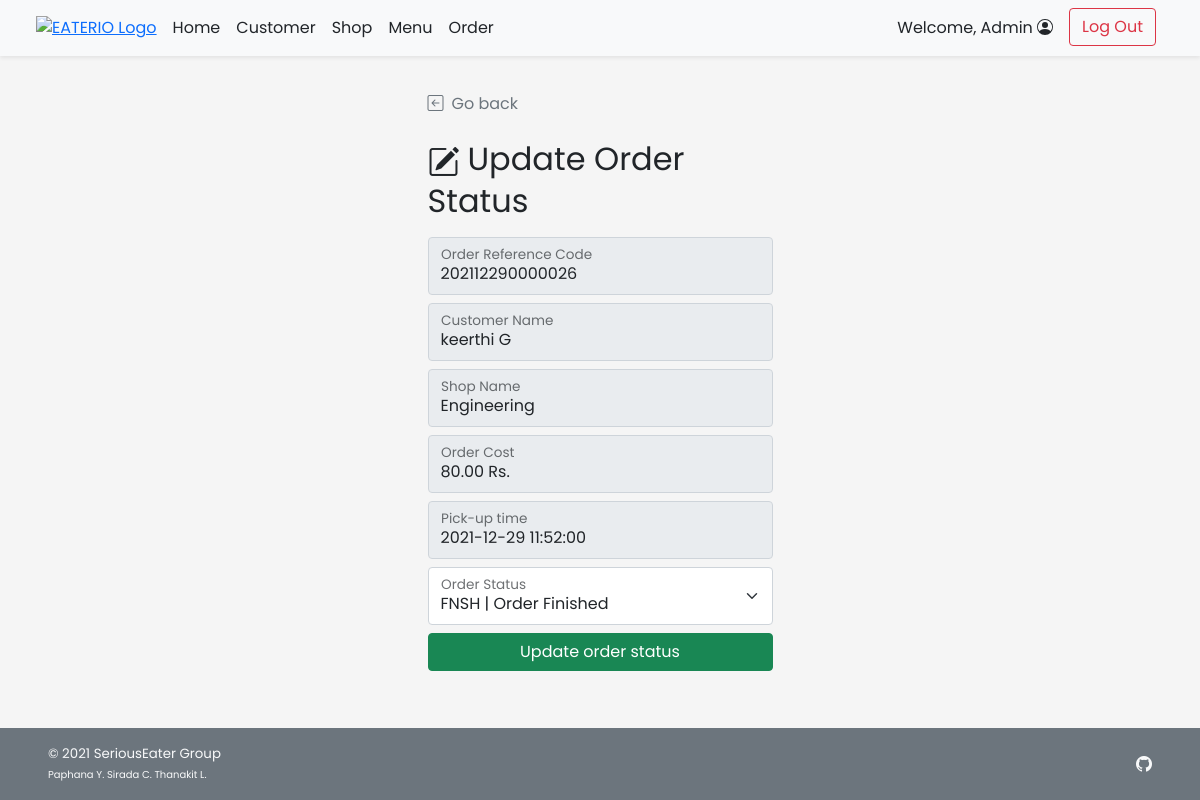
Screenshot of /admin/admin_order_update.php?orh_id=26 (signed in) with the database file from the repository.
### tables this page shows
CREATE TABLE `order_header` (
  `orh_id` int(11) NOT NULL,
  `orh_refcode` varchar(15) DEFAULT NULL,
  `c_id` int(11) NOT NULL,
  `s_id` int(11) NOT NULL,
  `p_id` int(11) NOT NULL,
  `orh_ordertime` timestamp NOT NULL DEFAULT current_timestamp(),
  `orh_pickuptime` datetime NOT NULL,
  `orh_orderstatus` varchar(10) NOT NULL,
  `orh_finishedtime` datetime DEFAULT NULL
);

CREATE TABLE `customer` (
  `c_id` int(11) NOT NULL,
  `c_username` varchar(45) NOT NULL,
  `c_pwd` varchar(45) NOT NULL,
  `c_firstname` varchar(45) NOT NULL,
  `c_lastname` varchar(45) NOT NULL,
  `c_email` varchar(100) NOT NULL,
  `c_gender` varchar(1) NOT NULL COMMENT 'M for Male, F for Female',
  `c_type` varchar(3) NOT NULL COMMENT 'Type of customer in this canteen (STD for student, INS for instructor, STF for staff, GUE for guest, ADM for admin, OTH for other)'
);

CREATE TABLE `shop` (
  `s_id` int(11) NOT NULL,
  `s_username` varchar(45) NOT NULL,
  `s_pwd` varchar(45) NOT NULL,
  `s_name` varchar(100) NOT NULL,
  `s_location` varchar(100) NOT NULL,
  `s_openhour` time NOT NULL,
  `s_closehour` time NOT NULL,
  `s_status` tinyint(4) NOT NULL DEFAULT 1 COMMENT 'Shop ready for taking an order or not (True for open, False for close)',
  `s_preorderStatus` tinyint(4) NOT NULL DEFAULT 1 COMMENT 'Shop is ready for tomorrow pre-order or not',
  `s_email` varchar(100) NOT NULL,
  `s_phoneno` varchar(45) NOT NULL,
  `s_pic` text DEFAULT NULL
);

CREATE TABLE `payment` (
  `p_id` int(11) NOT NULL,
  `c_id` int(11) NOT NULL,
  `p_type` varchar(45) NOT NULL,
  `p_amount` decimal(7,2) NOT NULL,
  `p_detail` text DEFAULT NULL
);

### admin/admin_order_update.php (the view, shortened to what this page needs)
<!DOCTYPE html>
<html lang="en">
<head>
    <?php
        include("../conn_db.php");
        include('../head.php');
    ?>
    <link href="../css/main.css" rel="stylesheet">
    <link href="../css/login.css" rel="stylesheet">
</head>
<body class="d-flex flex-column h-100">
    <?php include('nav_header_admin.php')?>
    <div class="container form-signin mt-auto w-50">
        <a class="nav nav-item text-decoration-none text-muted" href="#" onclick="history.back();">
            <i class="bi bi-arrow-left-square me-2"></i>Go back
        </a>
        <?php
            $orh_id = $_GET["orh_id"];
            $query = "SELECT orh.orh_refcode,orh.orh_ordertime,c.c_firstname,c.c_lastname,orh.orh_orderstatus,orh.orh_pickuptime,p.p_amount,s.s_name
                FROM order_header orh INNER JOIN customer c ON orh.c_id = c.c_id INNER JOIN payment p ON p.p_id = orh.p_id
                INNER JOIN shop s ON orh.s_id = s.s_id WHERE orh.orh_id = {$orh_id};";
            $result = $mysqli ->query($query);
            $row = $result -> fetch_array();
        ?>
        <form method="POST" action="admin_order_update.php" class="form-floating">
            <h2 class="mt-4 mb-3 fw-normal text-bold"><i class="bi bi-pencil-square me-2"></i>Update Order Status</h2>
            <div class="form-floating mb-2">
                <input type="text" class="form-control" id="orderrefcode" placeholder="Order Reference Code" value="<?php echo $row["orh_refcode"];?>" disabled>
                <label for="orderrefcode">Order Reference Code</label>
            </div>
            <div class="form-floating mb-2">
                <input type="text" class="form-control" id="customername" placeholder="Customer Name" value="<?php echo $row["c_firstname"]." ".$row["c_lastname"];?>" disabled>
                <label for="customername">Customer Name</label>
            </div>
            <div class="form-floating mb-2">
                <input type="text" class="form-control" id="shopname" placeholder="Shop Name" value="<?php echo $row["s_name"];?>" disabled>
                <label for="shopname">Shop Name</label>
            </div>
            <div class="form-floating mb-2">
                <input type="text" class="form-control" id="ordercost" placeholder="Order Cost" value="<?php echo $row["p_amount"]." Rs.";?>" disabled>
                <label for="ordercost">Order Cost</label>
            </div>
            <div class="form-floating mb-2">
                <input type="datetime" class="form-control" id="pickuptime" placeholder="Pick-up time" value="<?php echo $row["orh_pickuptime"];?>" disabled>
                <label for="pickuptime">Pick-up time</label>
            </div>
            <div class="form-floating mb-2">
                <select class="form-select" id="orderstatus" name="os">
                    <option value="FNSH" <?php if($row["orh_orderstatus"]=="FNSH"){ echo "selected";}?>>FNSH | Order Finished</option>
                </select>
                <label for="orderstatus">Order Status</label>
            </div>
            <button class="w-100 btn btn-success mb-3" name="upd_confirm" type="submit">Update order status</button>
        </form>
    </div>
    <footer
        class="footer d-flex flex-wrap justify-content-between align-items-center px-5 py-3 mt-auto bg-secondary text-light">
        <span class="smaller-font">&copy; 2021 SeriousEater Group<br /><span class="xsmall-font">Paphana Y. Sirada C.
                Thanakit L.</span></span>
        <ul class="nav justify-content-end list-unstyled d-flex">
            <li class="ms-3"><a class="text-light" target="_blank" href="https://github.com/waterthatfrozen/EATERIO"><i
                        class="bi bi-github"></i></a></li>
        </ul>
    </footer>
</body>
</html>

### css/main.css (style rules this page uses)
html { height: 100%; }
body { height: 100%; padding-top: 4rem; margin-bottom: -50px; font-family: 'Poppins', 'Noto Sans Thai', sans-serif; }
a { cursor: pointer; }
.bi { vertical-align: -.125em; fill: currentColor; }
.smaller-font { font-size: smaller; }
.xsmall-font { font-size: x-small; }

### css/login.css (style rules this page uses)
html, body { height: 100%; font-family: 'Poppins', 'Noto Sans Thai', sans-serif; }
body { background-color: #f5f5f5; padding-top: 4rem; margin-bottom: -50px; }
.form-signin { width: 100%; max-width: 375px; padding: 15px; margin: auto; }
.smaller-font { font-size: smaller; }
.xsmall-font { font-size: x-small; }

### rows the page displays
order_header: orh_refcode "202112290000026", c.c_lastname "keerthi G", s.s_name "Engineering", p.p_amount "80.00 Rs.", orh_pickuptime "2021-12-29 11:52:00", os "FNSH | Order Finished"

### other values shown
$_SESSION['firstname'] "Admin"
